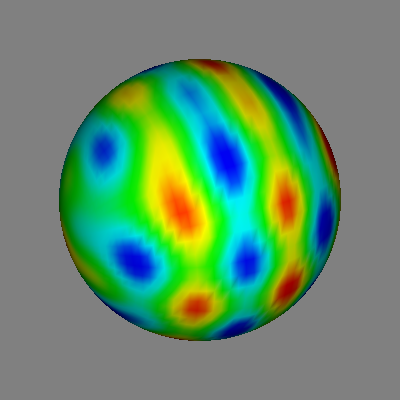

This chart was generated by the following Python code:
#!/usr/bin/env python

# Demonstrate vtkSpatioTemporalHarmonicsAttribute by adding multiple
# harmonics to a sphere and rendering the result colored by the
# computed harmonic scalar field.

# Factory overrides
import vtkmodules.vtkInteractionStyle  # noqa: F401
import vtkmodules.vtkRenderingOpenGL2  # noqa: F401

from vtkmodules.vtkFiltersGeneral import vtkSpatioTemporalHarmonicsAttribute
from vtkmodules.vtkFiltersSources import vtkSphereSource
from vtkmodules.vtkRenderingCore import (
    vtkActor,
    vtkDataSetMapper,
    vtkRenderWindow,
    vtkRenderWindowInteractor,
    vtkRenderer,
)

# Create a sphere source
sphere = vtkSphereSource()
sphere.SetRadius(10)
sphere.SetPhiResolution(64)
sphere.SetThetaResolution(64)

# Apply spatio-temporal harmonics
harmonics = vtkSpatioTemporalHarmonicsAttribute()
harmonics.SetInputConnection(sphere.GetOutputPort())

harmonics.AddHarmonic(1.0, 1.0, 1.0, 0.0, 0.0, 0.0)
harmonics.AddHarmonic(2.0, 1.0, 0.0, 1.0, 0.0, 0.0)
harmonics.AddHarmonic(4.0, 1.0, 0.0, 0.0, 1.0, 0.0)

# Mapper and actor
mapper = vtkDataSetMapper()
mapper.SetInputConnection(harmonics.GetOutputPort())
mapper.SetScalarRange(-6.0, 6.0)

actor = vtkActor()
actor.SetMapper(mapper)

# Renderer
renderer = vtkRenderer()
renderer.SetBackground(0.5, 0.5, 0.5)
renderer.AddActor(actor)

# Window
render_window = vtkRenderWindow()
render_window.AddRenderer(renderer)
render_window.SetSize(400, 400)
render_window.SetWindowName("spatio temporal harmonics attribute")

# Interactor
interactor = vtkRenderWindowInteractor()
interactor.SetRenderWindow(render_window)

# Scene
renderer.ResetCamera()
renderer.GetActiveCamera().SetPosition(40.0, 30.0, 20.0)
renderer.GetActiveCamera().SetFocalPoint(0.0, 0.0, 0.0)
renderer.ResetCameraClippingRange()

interactor.Initialize()
interactor.Start()
